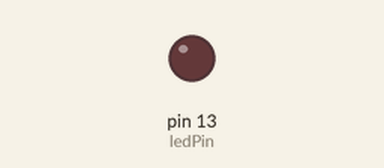
Bench run of a sketch on a simulated Arduino Uno, built with avr-gcc and run on an emulated ATmega328P. Shown: output pins drawn as LEDs (lit = HIGH).

Above: at 1.3 s.
At 3.5 s:
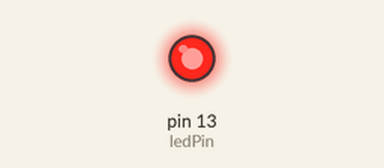
Timing chart, 0 to 8.8 s (numbered marks = the images above):
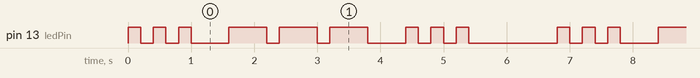

The sketch:

sketch.ino
```cpp
int ledPin = 13;

int dotDelay =200;


void setup()
{
  pinMode(ledPin,OUTPUT);
}

void loop() {
    // == Буква S ==
  //Точка
  digitalWrite(ledPin, HIGH);
  delay(dotDelay);
  digitalWrite(ledPin, LOW);
  delay(dotDelay);

//Точка
  digitalWrite(ledPin, HIGH);
  delay(dotDelay);
  digitalWrite(ledPin, LOW);
  delay(dotDelay);

   //Точка
  digitalWrite(ledPin, HIGH);
  delay(dotDelay);
  digitalWrite(ledPin, LOW);


  //Окончание буквы
  delay(3*dotDelay);

// == Буква O ==
  //Тире
  digitalWrite(ledPin, HIGH);
  delay(3*dotDelay);
  digitalWrite(ledPin, LOW);
  delay(dotDelay);

  //Тире
  digitalWrite(ledPin, HIGH);
  delay(3*dotDelay);
  digitalWrite(ledPin, LOW);
  delay(dotDelay);

  //Тире
  digitalWrite(ledPin, HIGH);
  delay(3*dotDelay);
  digitalWrite(ledPin, LOW);

  //Окончание буквы
  delay(3*dotDelay);

   // == Буква S ==
  //Точка
  digitalWrite(ledPin, HIGH);
  delay(dotDelay);
  digitalWrite(ledPin, LOW);
  delay(dotDelay);

   //Точка
  digitalWrite(ledPin, HIGH);
  delay(dotDelay);
  digitalWrite(ledPin, LOW);
  delay(dotDelay);

   //Точка
  digitalWrite(ledPin, HIGH);
  delay(dotDelay);
  digitalWrite(ledPin, LOW);


  //Окончание слова
  delay(7*dotDelay);
}
```

Measured:
- by itself, pin 13 (ledPin): repeats every 6.8 s: 2 × (LOW 0.20 s, HIGH 0.20 s), LOW 0.60 s, 2 × (HIGH 0.60 s, LOW 0.20 s), HIGH 0.60 s, LOW 0.60 s, 2 × (HIGH 0.20 s, LOW 0.20 s), HIGH 0.20 s, LOW 1.4 s, HIGH 0.20 s
- by itself, everything shown: repeats every 6.8 s, in 18 steps
